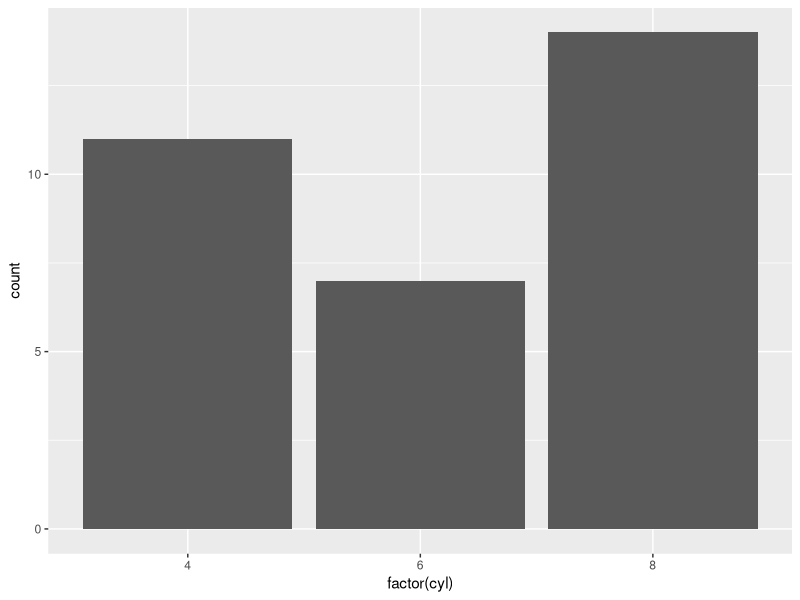
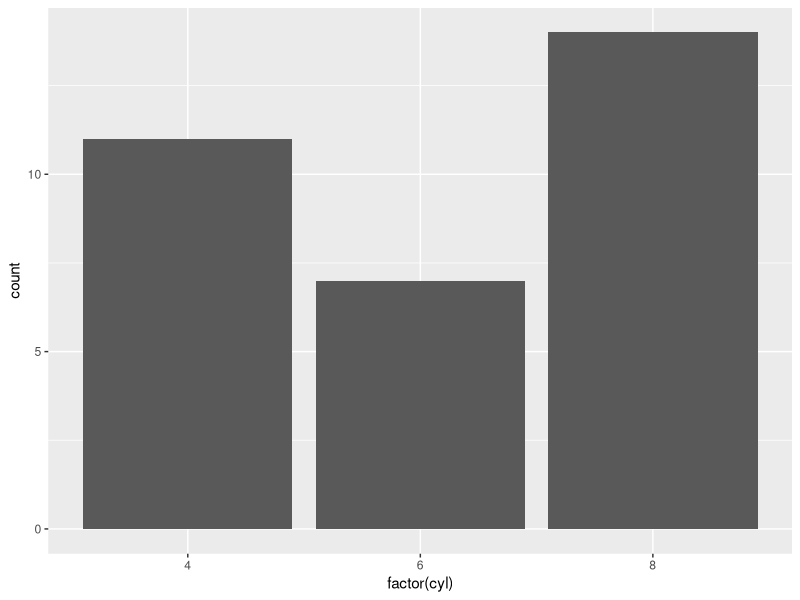

Recreate these plots in R, in order.
## ---- chunk 1
getwd()
## ---- chunk 2
getwd()
## ---- chunk 3
4*12
## ---- chunk 4
(4*12)/2
## ---- chunk 5
mean(4, 6, 8, 5, 6, 7, 7, 7)
median(4, 6, 8, 5, 6, 7, 7, 7)
## ---- chunk 6
13*2
28/4
## ---- chunk 7
#install.packages("tidyverse")
library("tidyverse")
## ---- chunk 8
ggplot(mtcars, aes(x = factor(cyl))) +
    geom_bar()
## ---- chunk 9
getwd()
## ---- chunk 10
getwd()
## ---- chunk 11
4*12
## ---- chunk 12
(4*12)/2
## ---- chunk 13
mean(4, 6, 8, 5, 6, 7, 7, 7)
median(4, 6, 8, 5, 6, 7, 7, 7)
## ---- chunk 14
13*2
28/4
## ---- chunk 15
#install.packages("tidyverse")
library("tidyverse")
## ---- chunk 16
ggplot(mtcars, aes(x = factor(cyl))) +
    geom_bar()
